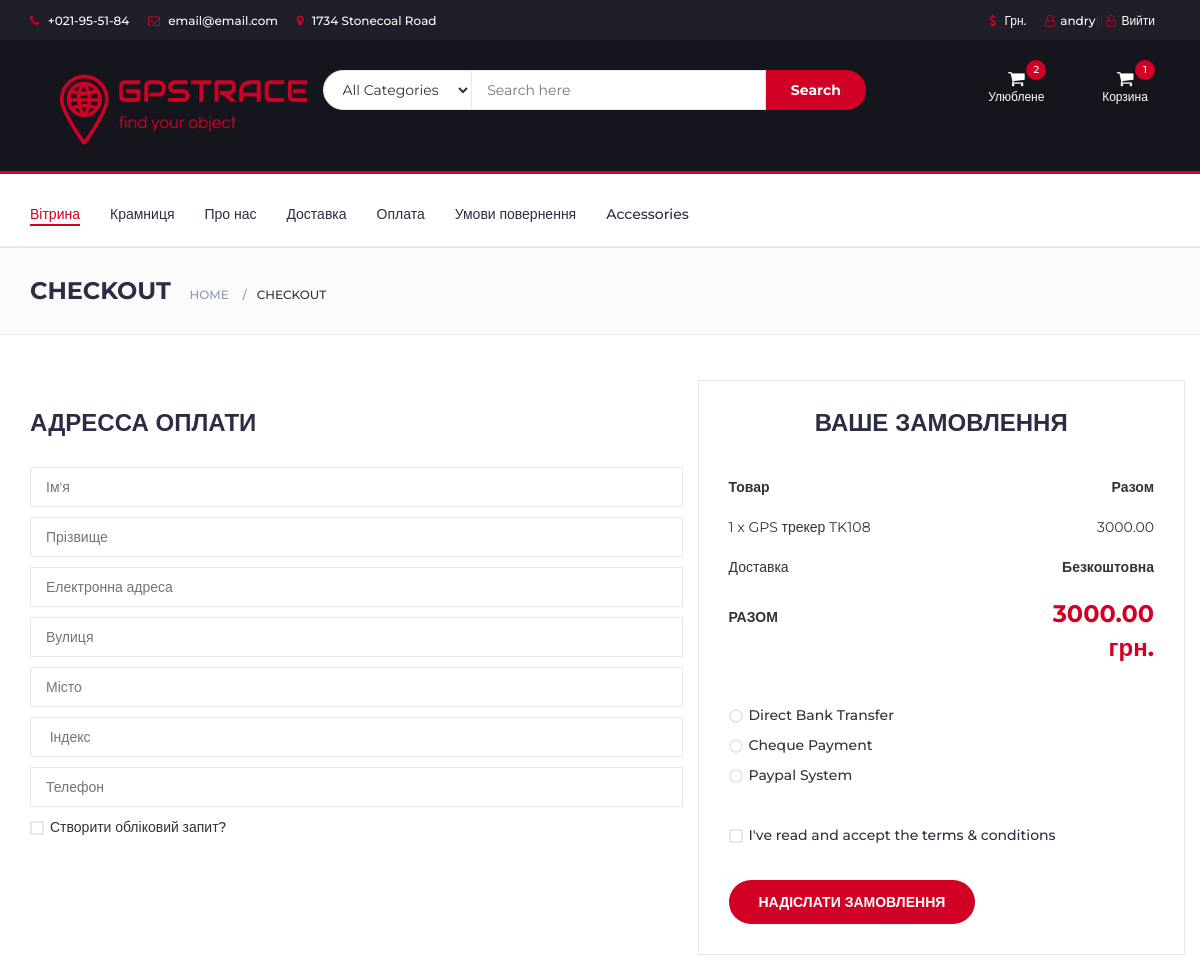
Before: /checkout (signed in, upper part) with the older database file.
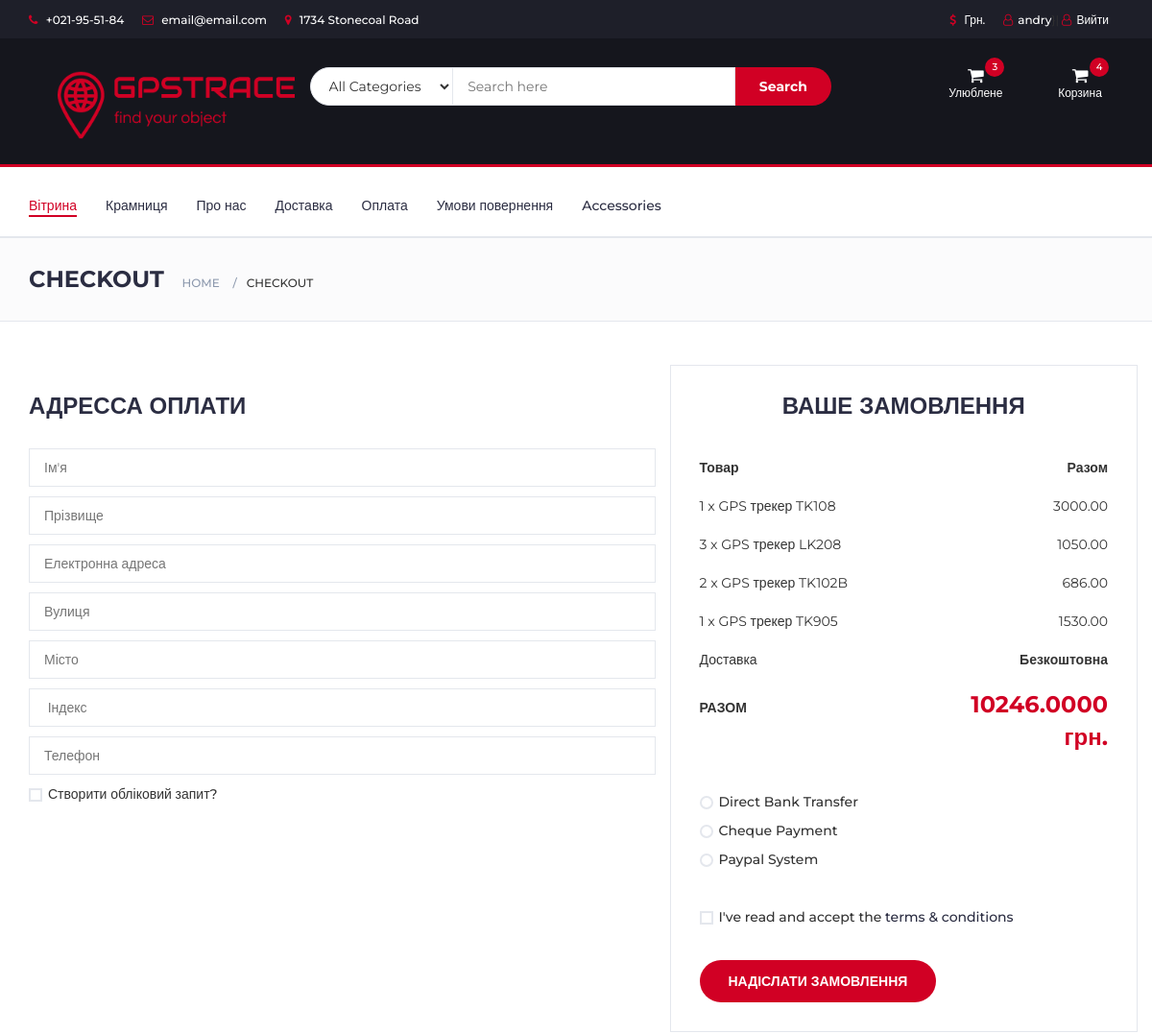
After: the same page with the newer database file.
### store/models.py (models this page shows, shortened)
class Order(models.Model):
    user = models.ForeignKey(settings.AUTH_USER_MODEL,
                             on_delete=models.CASCADE, null=True, blank=True)
    items = models.ManyToManyField(OrderItem)
    start_date = models.DateTimeField(auto_now_add=True)
    ordered_date = models.DateTimeField()
    ordered = models.BooleanField(default=False)
    ordered_date = models.DateTimeField(blank=True)
    shipping_address = models.ForeignKey('ShippingAddress', on_delete=models.SET_NULL, blank=True, null=True)

class OrderItem(models.Model):
    user = models.ForeignKey(settings.AUTH_USER_MODEL,
                             on_delete=models.CASCADE, null=True, blank=True)
    ordered = models.BooleanField(default=False)
    item = models.ForeignKey(Item, on_delete=models.CASCADE)
    quantity = models.IntegerField(default=1)

class Item(models.Model):
    title = models.CharField(max_length=100, null=True, verbose_name='Назва товару')
    slug = models.SlugField(max_length=100, unique=True, db_index=True, null=True)
    photo = models.ImageField(upload_to='img', null=True)
    price = models.DecimalField(max_digits=7, decimal_places=2, blank=True, null=True, verbose_name='Ціна товару')
    discount = models.DecimalField(max_digits=7, decimal_places=2, blank=True, null=True, verbose_name='Знижка у %')
    short_description = models.TextField(max_length=5000, null=True, blank=True, verbose_name='Короткий опис')
    description = models.TextField(max_length=5000, null=True, blank=True, verbose_name='Опис')
    details = models.TextField(max_length=5000, null=True, blank=True, verbose_name='Деталі')
    label = models.CharField(choices=LABEL_CHOICES, max_length=20, null=True, blank=True, verbose_name='Акційна мітка')
    battery = models.CharField(choices=BATTERY_CHOICES, max_length=20, null=True, blank=True,
                               verbose_name='Ємність акумуляторної батареї')
    cat = models.ForeignKey('Category', on_delete=models.PROTECT, null=True)
    quantity = models.IntegerField(default=1)
    def discount_price_calculation(self):
        self.discount_price = self.price - (self.price * (self.discount / 100))
        return self.discount_price

### store/views.py (the view, shortened to what this page needs)
# urls.py: path('checkout', CheckOutView.as_view(), name='checkout'),
class CheckOutView(LoginRequiredMixin, ListView):
    def get(self, *args, **kwargs):
        form = CheckoutForms()
        try:
            order = Order.objects.get(user=self.request.user, ordered=False)
        except ObjectDoesNotExist:
            messages.warning(self.request, "You do not have an active order")
            return redirect("/")
        context = {
            'form': form,
            'ob_item': order
        }
        return render(self.request, "store/checkout.html", context)

### store/forms.py
class CheckoutForms(forms.Form):
    first_name = forms.CharField(widget=forms.TextInput(attrs={
        'placeholder': "Ім'я", 'class': "input"
    }))
    last_name = forms.CharField(widget=forms.TextInput(attrs={
        'placeholder': 'Прізвище', 'class': "input"
    }))
    street_address = forms.CharField(widget=forms.TextInput(attrs={
        'placeholder': 'Вулиця', 'class': "input"
    }))
    city = forms.CharField(widget=forms.TextInput(attrs={
        'placeholder': 'Місто', 'class': "input"
    }))
    email = forms.CharField(widget=forms.TextInput(attrs={
        'placeholder': 'Електронна адреса', 'class': "input"
    }))
    index = forms.CharField(widget=forms.TextInput(attrs={
        'placeholder': ' Індекс', 'class': "input"
    }))
    phone = forms.CharField(widget=forms.TextInput(attrs={
        'placeholder': 'Телефон', 'class': "input"
    }))

### store/templatetags/store_tags.py (called while the page is built)
@register.filter
def cart_item_count(user):
    if user.is_authenticated:
        qs = Order.objects.filter(user=user, ordered=False)
        if qs.exists():
            return qs[0].items.count()
    return 0

### store/templates/store/checkout.html (shortened to what this page needs)
{% load static %}
{% load store_tags %}
<html lang="en">
	<head>
 		<link type="text/css" rel="stylesheet" href="{% static 'css/bootstrap.min.css' %}"/>
 		<link type="text/css" rel="stylesheet" href="{% static 'css/slick.css' %}"/>
 		<link type="text/css" rel="stylesheet" href="{% static 'css/slick-theme.css' %}"/>
 		<link type="text/css" rel="stylesheet" href="{% static 'css/nouislider.min.css' %}"/>
 		<link rel="stylesheet" href="{% static 'css/font-awesome.min.css' %}">
 		<link type="text/css" rel="stylesheet" href="{% static 'css/style.css' %}"/>
    </head>
	<body>
{% include "store/navbar.html" %}
		<div id="breadcrumb" class="section">
			<div class="container">
				<div class="row">
					<div class="col-md-12">
						<h3 class="breadcrumb-header">Checkout</h3>
						<ul class="breadcrumb-tree">
							<li><a href="#">Home</a></li>
							<li class="active">Checkout</li>
						</ul>
					</div>
				</div>
			</div>
		</div>
						<form method="POST" class="card-body">
		<div class="section">
			<div class="container">
				<div class="row">
					<div class="col-md-7">
						<div class="billing-details">
							<div class="section-title">
								<h3 class="title">Адресса оплати</h3>
							</div>
							<form method="POST" class="form-group">
							<div class="form-group"> {{ form.first_name }}
							</div>
							<div class="form-group"> {{ form.last_name }}
							</div>
							<div class="form-group">{{ form.email }}
							</div>
							<div class="form-group">{{ form.street_address }}
							</div>
							<div class="form-group">{{ form.city }}
							</div>
							<div class="form-group">{{ form.index }}
							</div>
							<div class="form-group">{{ form.phone }}
							</div>
							<div class="form-group">
								<div class="input-checkbox">
									<label for="create-account">
										<span></span>
										Створити обліковий запит?
									</label>
								</div>
							</div>
						</div>
						<div class="shiping-details">
							<div class="input-checkbox">
								<label for="shiping-address">
								</label>
							</div>
						</div>
					</div>
					<div class="col-md-5 order-details">
						<div class="section-title text-center">
							<h3 class="title">Ваше замовлення</h3>
						</div>
						<div class="order-summary">
							<div class="order-col">
								<div><strong>Товар</strong></div>
								<div><strong>Разом</strong></div>
							</div>
							{% for items_checkout in ob_item.items.all %}
							<div class="order-products">
								<div class="order-col">
									{% if items_checkout.item.discount %}
									<div>{{items_checkout.quantity}} x {{items_checkout.item.title}}</div>
									<div>{{items_checkout.item.discount_price_calculation | floatformat:2}}</div>
									{% else %}
									<div>{{items_checkout.quantity}} x {{items_checkout.item.title}}</div>
									<div>{{items_checkout.item.price}}</div>
									{% endif %}
								</div>
							</div>
							{% endfor %}
							<div class="order-col">
								<div>Доставка</div>
								<div><strong>Безкоштовна</strong></div>
							</div>
							<div class="order-col">
								<div><strong>РАЗОМ</strong></div>
								<div><strong class="order-total">{{ request.user|get_cart_total_price }} грн.</strong></div>
							</div>
						</div>
						<div class="payment-method">
							<div class="input-radio">
								<label for="payment-1">
									<span></span>
									Direct Bank Transfer
								</label>
							</div>
							<div class="input-radio">
								<label for="payment-2">
									<span></span>
									Cheque Payment
								</label>
							</div>
							<div class="input-radio">
								<label for="payment-3">
									<span></span>
									Paypal System
								</label>
							</div>
						</div>
						<div class="input-checkbox">
							<label for="terms">
								<span></span>
								I've read and accept the <a href="#">terms & conditions</a>
							</label>
						</div>
						<button class="primary-btn order-submit" type="submit">Надіслати замовлення</button>
					</div>
				</div>
			</div>
			</form>
	</body>
</html>

### store/templates/store/navbar.html (shortened to what this page needs)
{% load static %}
{% load store_tags %}
<link type="text/css" rel="stylesheet" href="{% static 'css/bootstrap.min.css' %}"/>
<link type="text/css" rel="stylesheet" href="{% static 'css/slick.css' %}"/>
<link type="text/css" rel="stylesheet" href="{% static 'css/slick-theme.css' %}"/>
<link type="text/css" rel="stylesheet" href="{% static 'css/nouislider.min.css' %}"/>
<link rel="stylesheet" href="{% static 'css/font-awesome.min.css' %}">
<link type="text/css" rel="stylesheet" href="{% static 'css/style.css' %}"/>
<header>
    <div id="top-header">
        <div class="container">
            <ul class="header-links pull-left">
                <li><a href="#"><i class="fa fa-phone"></i> +021-95-51-84</a></li>
                <li><a href="#"><i class="fa fa-envelope-o"></i> email@email.com</a></li>
                <li><a href="#"><i class="fa fa-map-marker"></i> 1734 Stonecoal Road</a></li>
            </ul>
            <ul class="header-links pull-right">
                <li><a href="#"><i class="fa fa-dollar"></i> Грн.</a></li>
                {% if request.user.is_authenticated %}
                <li><a href="#"><i class="fa fa-user-o"></i>{{ user.username }}</a>}|
                    <a href="{% url 'logout'  %}"><i class="fa fa-user-o"></i>Вийти</li>
                {% else %}
                <li><a href="{% url 'login'  %}"><i class="fa fa-user-o"></i>Обліковий запис</a></li>
                {% endif %}
            </ul>
        </div>
    </div>
    <div id="header">
        <div class="container">
            <div class="row">
                <div class="col-md-3">
                    <div class="header-logo">
                        <a href="{% url 'home' %}" class="logo">
                            <img src="{% static './img/logo.png' %}" alt="">
                        </a>
                    </div>
                </div>
                <div class="col-md-6">
                    <div class="header-search">
                        <form>
                            <select class="input-select">
                                <option value="0">All Categories</option>
                            </select>
                            <input class="input" placeholder="Search here">
                            <button class="search-btn">Search</button>
                        </form>
                    </div>
                </div>
                <div class="col-md-3 clearfix">
                    <div class="header-ctn">
                        <div class="dropdown">
                            <a class="dropdown-toggle" data-toggle="dropdown" aria-expanded="true">
                                <i class="fa fa-shopping-cart"></i>
                                <span>Улюблене</span>
                                <div class="qty">{{ request.user|favorite_item_count }}</div>
                            </a>
                        </div>
                        <div class="dropdown">
                            <a class="dropdown-toggle" data-toggle="dropdown" aria-expanded="true">
                                <i class="fa fa-shopping-cart"></i>
                                <span>Корзина</span>
                                <div class="qty">{{ request.user|cart_item_count }}</div>
                            </a>
            </div>
        </div>
    </div>
    </div>
</header>
<nav id="navigation">
    <div class="container">
        <div id="responsive-nav">
            <ul class="main-nav nav navbar-nav">
                <li class="active"><a href="{% url 'home' %}">Вітрина</a></li>
                <li><a href="{% url 'index' %}">Крамниця</a></li>
                <li><a href="#">Про нас</a></li>
                <li><a href="#">Доставка</a></li>
                <li><a href="#">Оплата</a></li>
                <li><a href="#">Умови повернення</a></li>
                <li><a href="#">Accessories</a></li>
            </ul>
        </div>
    </div>
</nav>

Changed rows visible on the page:
added OrderItem: quantity "3", item "GPS трекер LK208", item.discount_price_calculation "1050.00"
added OrderItem: quantity "2", item "GPS трекер TK102B", item.discount_price_calculation "686.00"
added OrderItem: quantity "1", item "GPS трекер TK905", item.discount_price_calculation "1530.00"
Other visible differences:
{{ request.user|favorite_item_count }}: "2" → "3"
{{ request.user|cart_item_count }}: "1" → "4"
{{ request.user|get_cart_total_price }}: "3000.00" → "10246.0000"
